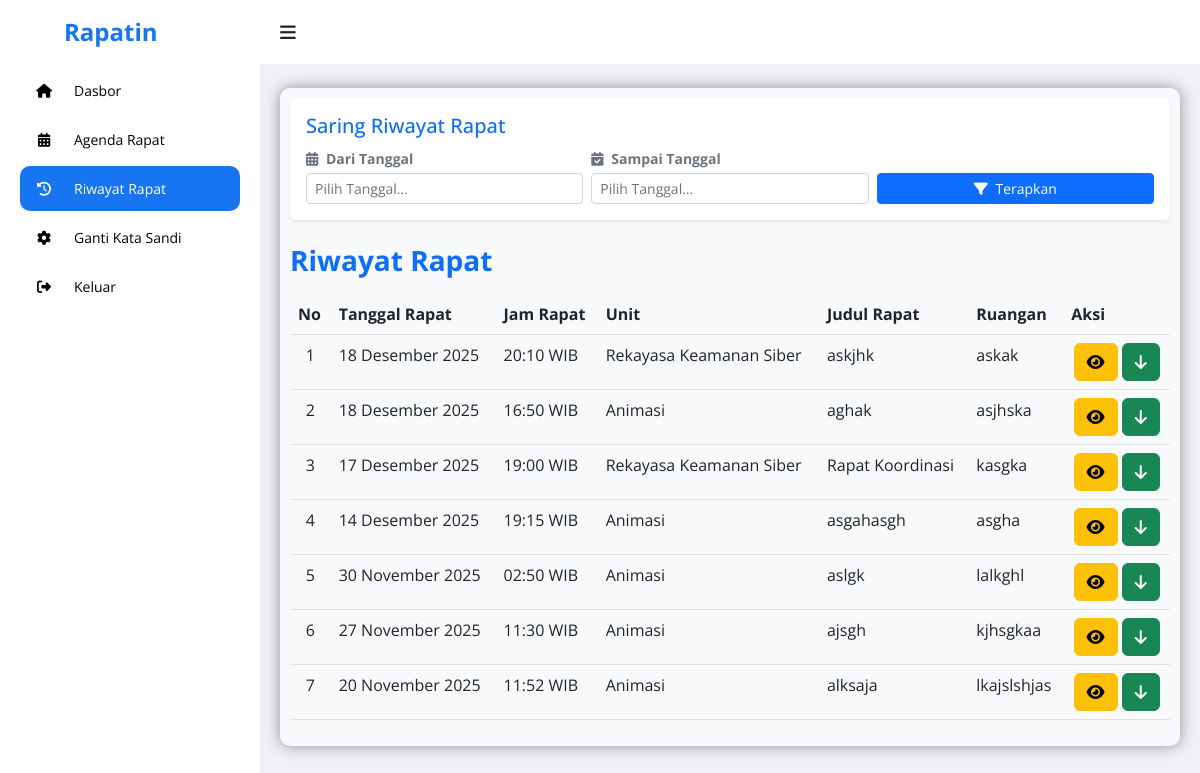
The page /peserta/history.php (signed in) on the database its author committed.
### tables this page shows
CREATE TABLE `agenda_rapat` (
  `id_rapat` int NOT NULL,
  `tanggal_rapat` date NOT NULL,
  `jam_rapat` time NOT NULL,
  `judul_rapat` varchar(255) NOT NULL,
  `ruang_rapat` varchar(100) DEFAULT NULL,
  `keterangan` text,
  `notulen_file` varchar(255) DEFAULT NULL,
  `id_unit` int NOT NULL,
  `id_pembuat` int NOT NULL,
  `status` enum('aktif','dibatalkan') DEFAULT 'aktif'
);

CREATE TABLE `unit` (
  `id_unit` int NOT NULL,
  `nama_unit` varchar(255) NOT NULL
);

### peserta/history.php (the view, shortened to what this page needs)
<?php
include '../php/koneksi.php';
$id_user = mysqli_real_escape_string($koneksi, $_SESSION['id_user']);
function tgl_indo($tanggal){
  $bulan = array (
    1 =>   'Januari', 'Februari', 'Maret', 'April', 'Mei', 'Juni',
    'Juli', 'Agustus', 'September', 'Oktober', 'November', 'Desember'
  );
  $pecahkan = explode('-', $tanggal);
  return $pecahkan[2] . ' ' . $bulan[ (int)$pecahkan[1] ] . ' ' . $pecahkan[0];
}
$now_datetime = date('Y-m-d H:i:s');
$list_riwayat = [];
$tgl_awal  = isset($_POST['tgl_awal']) ? $_POST['tgl_awal'] : null;
$tgl_akhir = isset($_POST['tgl_akhir']) ? $_POST['tgl_akhir'] : null;
$sql_read = "
    SELECT
        ar.id_rapat,
        ar.tanggal_rapat,
        ar.jam_rapat,
        ar.judul_rapat,
        ar.keterangan,
        ar.notulen_file,
        ar.ruang_rapat,
        o.nama_unit
    FROM
        agenda_rapat ar
    JOIN
        peserta_rapat pr ON ar.id_rapat = pr.id_rapat
    LEFT JOIN
        unit o ON ar.id_unit = o.id_unit
    WHERE
        pr.id_user = '$id_user'
        AND CONCAT(ar.tanggal_rapat, ' ', ar.jam_rapat) <= '$now_datetime' AND ar.status = 'aktif'";
$sql_read .= " ORDER BY ar.tanggal_rapat DESC, ar.jam_rapat DESC";
$q_read = mysqli_query($koneksi, $sql_read);
while ($r_read = mysqli_fetch_assoc($q_read)) {
    $list_riwayat[] = $r_read;
}
?>
<!DOCTYPE html>
<html lang="en">
  <head>
    <link rel="stylesheet" href="https://cdn.jsdelivr.net/npm/flatpickr/dist/flatpickr.min.css">
    <link
      rel="stylesheet"
      href="https://cdnjs.cloudflare.com/ajax/libs/font-awesome/6.4.0/css/all.min.css"
    />
    <link
      rel="stylesheet"
      href="https://cdn.jsdelivr.net/npm/bootstrap@5.2.3/dist/css/bootstrap.min.css"
    />
    <link
      rel="stylesheet"
      href="https://cdn.datatables.net/2.3.4/css/dataTables.bootstrap5.css"
    />
    <link
      rel="stylesheet"
      href="https://cdn.datatables.net/responsive/2.3.4/css/responsive.bootstrap5.min.css"
    />
    <link rel="stylesheet" href="../assets/peserta.css" />
    <link rel="stylesheet" href="https://unpkg.com/aos@next/dist/aos.css" />
  </head>
  <body>
    <section id="sidebar">
      <a href="../landing/index.php" data-aos="fade-down" class="logo ps-3"
        ><i class="ps-5"></i> Rapatin</a
      >
      <ul class="side-menu" data-aos="fade-right">
        <li>
          <a href="dashboard.php"><i class="fa-solid fa-home icon"></i> Dasbor</a>
        </li>
        <li>
          <a href="agenda.php"
            ><i class="fa-solid fa-calendar-days icon"></i> Agenda Rapat</a
          >
        </li>
        <li>
          <a href="history.php" class="active"
            ><i class="fa-solid fa-clock-rotate-left icon"></i> Riwayat Rapat</a
          >
        </li>
        <li>
          <a href="ganti_password.php"
            ><i class="fa-solid fa-gear icon"></i> Ganti Kata Sandi</a
          >
        </li>
        <li>
          <a href="logout.php"
            ><i class="fa-solid fa-right-from-bracket icon"></i> Keluar</a
          >
        </li>
      </ul>
    </section>
    <section id="content">
      <nav class="atas">
        <i data-aos="fade-right" class="fa-solid fa-bars toggle-sidebar"></i>
      </nav>
      <main>
        <div data-aos="fade-down" class="rapat bg-light">
          <div class="card border-0 shadow-sm mb-4">
              <div class="card-body p-3">
                  <h5 class="text-primary">Saring Riwayat Rapat</h5>
                  <form action="" method="POST">
                      <div class="row align-items-end g-2">
                          <div class="col-md-4">
                              <label class="form-label small fw-bold text-muted mb-1"><i class="fa-solid fa-calendar-days me-1"></i> Dari Tanggal</label>
                              <input type="text" name="tgl_awal" class="form-control form-control-sm input-tanggal" value="<?php echo $tgl_awal; ?>" placeholder="Pilih Tanggal..." autocomplete="off">
                          </div>
                          <div class="col-md-4">
                              <label class="form-label small fw-bold text-muted mb-1"><i class="fa-solid fa-calendar-check me-1"></i> Sampai Tanggal</label>
                              <input type="text" name="tgl_akhir" class="form-control form-control-sm input-tanggal" value="<?php echo $tgl_akhir; ?>" placeholder="Pilih Tanggal..." autocomplete="off">
                          </div>
                          <div class="col-md-4 d-flex gap-2">
                              <button type="submit" class="btn btn-primary btn-sm flex-grow-1">
                                  <i class="fa-solid fa-filter me-1"></i> Terapkan
                              </button>
                          </div>
                      </div>
                  </form>
              </div>
          </div>
          <div class="d-flex justify-content-between align-items-center mb-3 page-header-mobile">
              <h2 class="text-primary fw-bold m-0 fs-3">Riwayat Rapat</h2>
          </div>
          <table id="tabel-rapat" class="table table-hover nowrap" style="width:100%">
            <thead>
              <tr>
                <th>No</th>
                <th>Tanggal Rapat</th>
                <th>Jam Rapat</th>
                <th>Unit</th>
                <th>Judul Rapat</th>
                <th>Ruangan</th>
                <th>Aksi</th>
              </tr>
            </thead>
            <tbody>
              <?php $no = 1; foreach ($list_riwayat as $rapat) : ?>
                <tr>
                  <td class="text-center"><?php echo $no++; ?></td>
                  <td><?php echo htmlspecialchars(tgl_indo($rapat['tanggal_rapat'])); ?></td>
                  <td><?php echo htmlspecialchars(date('H:i', strtotime($rapat['jam_rapat'])) . ' WIB'); ?></td>
                  <td><?php echo htmlspecialchars($rapat['nama_unit']); ?></td>
                  <td><?php echo htmlspecialchars($rapat['judul_rapat']); ?></td>
                  <td><?php echo htmlspecialchars($rapat['ruang_rapat']); ?></td>
                  <td class="text-center">
                    <button type="button" class="btn btn-warning aksi view-rapat-btn" data-bs-toggle="modal" data-bs-target="#viewModal" data-id="<?php echo htmlspecialchars($rapat['id_rapat']); ?>" title="Lihat Detail Rapat"><i class="fa-solid fa-eye"></i></button>
                    <button type="button" class="btn btn-success aksi print-rapat-detail-btn" title="Download Detail Rapat PDF" data-id="<?php echo $rapat['id_rapat']; ?>"><i class="fa-solid fa-arrow-down"></i></button>
                  </td>
                </tr>
              <?php endforeach; ?>
            </tbody>
          </table>
        </div>
      </main>
      </section>
  </body>
</html>

### assets/peserta.css (style rules this page uses)
* { font-family: 'Open Sans', sans-serif; margin: 0; padding: 0; box-sizing: border-box; }
:root { --abu: #f1f0f6; --putih: #fff; --hitam: #000; --biru: #1775f1; }
html { overflow-x: hidden; }
body { background: var(--abu); overflow-x: hidden; }
a { text-decoration: none; }
li { list-style: none; }
#sidebar { position: fixed; max-width: 260px; width: 100%; background: var(--putih); top: 0; left: 0; height: 100%; overflow-y: auto; scrollbar-width: none; transition: all 0.3s ease; z-index: 200; }
#sidebar .logo { font-size: 24px; display: flex; align-items: center; height: 64px; font-weight: 700; color: var(--biru); position: sticky; top: 0; left: 0; z-index: 100; background: var(--putih); transition: all 0.3s ease; padding: 0 6px; }
#sidebar .icon { min-width: 48px; display: flex; justify-content: center; align-items: center; margin-right: 6px; }
#sidebar .side-menu { padding: 0 20px; transition: all 0.3s ease; }
#sidebar .side-menu a { display: flex; align-items: center; font-size: 14px; color: var(--hitam); padding: 12px 16px 12px 0; transition: all 0.3s ease; border-radius: 10px; margin: 4px 0; white-space: nowrap; }
#sidebar .side-menu > li > a.active, #sidebar .side-menu > li > a.active:hover { background: var(--biru); color: var(--putih); }
#content { position: relative; width: calc(100% - 260px); left: 260px; transition: all 0.3s ease; }
.atas { background: var(--putih); height: 64px; padding: 0 20px; display: flex; align-items: center; grid-gap: 28px; position: sticky; top: 0; left: 0; z-index: 100; }
nav .toggle-sidebar { font-size: 18px; cursor: pointer; }
main { width: 100%; padding: 24px 20px 20px 20px; }
main .rapat { box-shadow: 0 0 15px 0 rgba(0, 0, 0, 0.4); border-radius: 10px; padding: 10px; }

### rows shown on the page
agenda_rapat: tanggal_rapat "18 Desember 2025", jam_rapat "20:10 WIB", id_unit.nama_unit "Rekayasa Keamanan Siber", judul_rapat "askjhk", ruang_rapat "askak"
agenda_rapat: tanggal_rapat "18 Desember 2025", jam_rapat "16:50 WIB", id_unit.nama_unit "Animasi", judul_rapat "aghak", ruang_rapat "asjhska"
agenda_rapat: tanggal_rapat "17 Desember 2025", jam_rapat "19:00 WIB", id_unit.nama_unit "Rekayasa Keamanan Siber", judul_rapat "Rapat Koordinasi", ruang_rapat "kasgka"
agenda_rapat: tanggal_rapat "14 Desember 2025", jam_rapat "19:15 WIB", id_unit.nama_unit "Animasi", judul_rapat "asgahasgh", ruang_rapat "asgha"
agenda_rapat: tanggal_rapat "30 November 2025", jam_rapat "02:50 WIB", id_unit.nama_unit "Animasi", judul_rapat "aslgk", ruang_rapat "lalkghl"
agenda_rapat: tanggal_rapat "27 November 2025", jam_rapat "11:30 WIB", id_unit.nama_unit "Animasi", judul_rapat "ajsgh", ruang_rapat "kjhsgkaa"
agenda_rapat: tanggal_rapat "20 November 2025", jam_rapat "11:52 WIB", id_unit.nama_unit "Animasi", judul_rapat "alksaja", ruang_rapat "lkajslshjas"
